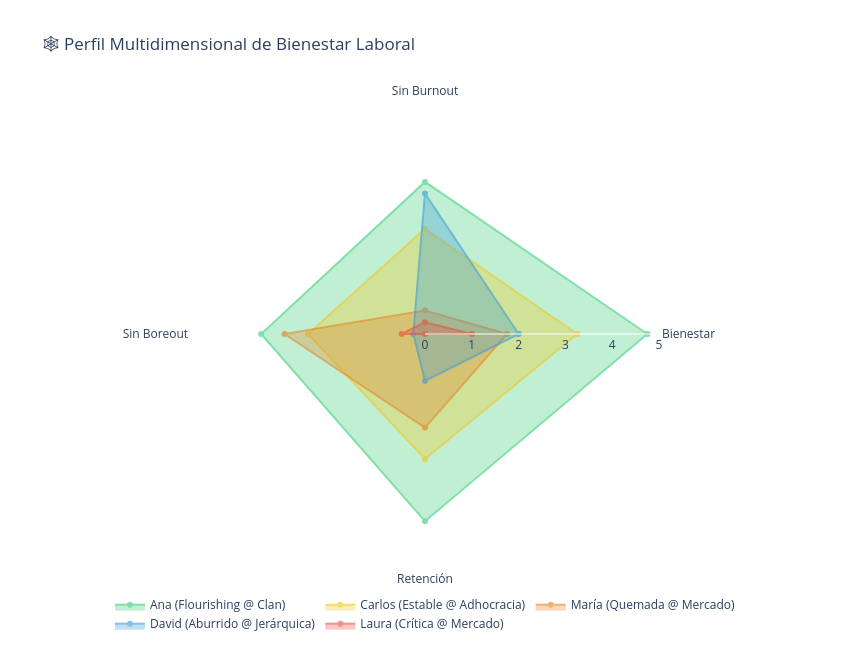

The cell this chart's notebook holds for it:
### Markdown cell above
## 4. 🕸️ Visualización Radar de los 5 Casos

Comparamos los perfiles en un gráfico de radar (con las 4 dimensiones):

### Code cell
# RADAR CHART: 5 CASOS


fig = go.Figure()

color_map = {
    "🟢 Flourishing": "#2ecc71",
    "🟡 Estable Neutro": "#f1c40f",
    "🟠 Quemado Activo": "#e67e22",
    "🔵 Aburrido Crónico": "#3498db",
    "🔴 Crítico Dual": "#e74c3c",
    "⚫ Vuelo Inminente": "#34495e"
}

labels = ["Bienestar", "Sin Burnout", "Sin Boreout", "Retención"]

for _, row in df_resultados.iterrows():
    valores = [
        row["Bienestar"],
        5 - row["Burnout"],
        5 - row["Boreout"],
        5 - row["Rotación"]
    ]
    valores_cerrados = valores + [valores[0]]
    labels_cerrados = labels + [labels[0]]
    
    color = color_map.get(row["Perfil"], "#95a5a6")
    
    fig.add_trace(go.Scatterpolar(
        r=valores_cerrados,
        theta=labels_cerrados,
        fill='toself',
        name=row["Nombre"],
        line_color=color,
        opacity=0.6,
        line=dict(width=2)
    ))

fig.update_layout(
    polar=dict(radialaxis=dict(visible=True, range=[0, 5]), bgcolor="white"),
    title="🕸️ Perfil Multidimensional de Bienestar Laboral",
    showlegend=True,
    height=650,
    width=850,
    legend=dict(orientation="h", yanchor="bottom", y=-0.15, xanchor="center", x=0.5)
)
fig.show()

print("""
💡 INTERPRETACIÓN:
- Cuanto más grande el área, más saludable el perfil
- Ana (verde) tiene el área máxima - Flourishing
- Laura (rojo) tiene el área mínima - Crítico
- David (azul) destaca en "Sin Burnout" pero es bajo en "Sin Boreout"
- María (naranja) destaca en "Sin Boreout" pero es bajo en "Sin Burnout"
""")

### Figure 1 — Plotly figure (JSON) as saved in the notebook; plotly's stock layout.template omitted (floating-point values rounded to 4 significant figures)
{"data": [{"fill": "toself", "line": {"color": "#2ecc71", "width": 2}, "name": "Ana (Flourishing @ Clan)", "opacity": 0.6, "r": [4.75, 3.25, 3.5, 4, 4.75], "theta": ["Bienestar", "Sin Burnout", "Sin Boreout", "Retención", "Bienestar"], "type": "scatterpolar"}, {"fill": "toself", "line": {"color": "#f1c40f", "width": 2}, "name": "Carlos (Estable @ Adhocracia)", "opacity": 0.6, "r": [3.25, 2.25, 2.5, 2.67, 3.25], "theta": ["Bienestar", "Sin Burnout", "Sin Boreout", "Retención", "Bienestar"], "type": "scatterpolar"}, {"fill": "toself", "line": {"color": "#e67e22", "width": 2}, "name": "María (Quemada @ Mercado)", "opacity": 0.6, "r": [1.75, 0.5, 3, 2, 1.75], "theta": ["Bienestar", "Sin Burnout", "Sin Boreout", "Retención", "Bienestar"], "type": "scatterpolar"}, {"fill": "toself", "line": {"color": "#3498db", "width": 2}, "name": "David (Aburrido @ Jerárquica)", "opacity": 0.6, "r": [2, 3, 0.25, 1, 2], "theta": ["Bienestar", "Sin Burnout", "Sin Boreout", "Retención", "Bienestar"], "type": "scatterpolar"}, {"fill": "toself", "line": {"color": "#e74c3c", "width": 2}, "name": "Laura (Crítica @ Mercado)", "opacity": 0.6, "r": [1, 0.25, 0.5, 0, 1], "theta": ["Bienestar", "Sin Burnout", "Sin Boreout", "Retención", "Bienestar"], "type": "scatterpolar"}], "layout": {"height": 650, "legend": {"orientation": "h", "x": 0.5, "xanchor": "center", "y": -0.15, "yanchor": "bottom"}, "polar": {"bgcolor": "white", "radialaxis": {"range": [0, 5], "visible": true}}, "showlegend": true, "title": {"text": "🕸️ Perfil Multidimensional de Bienestar Laboral"}, "width": 850}}
